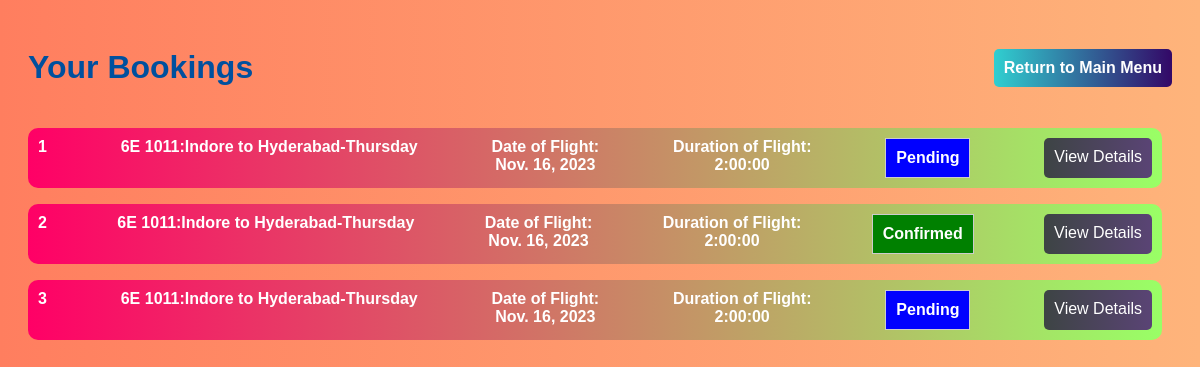
The page /booki/ (signed in) on the database its author committed.
### app/models.py (models this page shows, shortened)
class Ticket(models.Model):
    user = models.ForeignKey(User,on_delete=models.CASCADE,related_name="bookings", blank=True, null=True)
    ref_no = models.CharField(max_length=6, unique=True)
    passengers = models.JSONField(blank=True, null=True)
    flight = models.ForeignKey(flight, on_delete=models.CASCADE, related_name="tickets", blank=True, null=True)
    flight_ddate = models.DateField(blank=True, null=True)
    flight_adate = models.DateField(blank=True, null=True)
    duration = models.DurationField(blank=True, null=True)
    flight_fare = models.FloatField(blank=True,null=True)
    other_charges = models.FloatField(blank=True,null=True)
    total_fare = models.FloatField(blank=True, null=True)
    booking_date = models.DateTimeField(default=datetime.now)
    mobile = models.CharField(max_length=20,blank=True)
    email = models.EmailField(max_length=45, blank=True)
    status = models.CharField(max_length=45, choices=TICKET_STATUS)

class flight(models.Model):
    flight_id=models.CharField(max_length=100)
    origin=models.CharField(max_length=100)
    destination=models.CharField(max_length=100)
    starttime=models.TimeField(auto_now=False,auto_now_add=False)
    endtime=models.TimeField(auto_now=False,auto_now_add=False)
    economy_price=models.FloatField(max_length=100,null=True)
    bussiness_price=models.FloatField(max_length=100,null=True)
    firstclass_price=models.FloatField(max_length=100,null=True)
    day=models.CharField(max_length=100)
    def __str__(self):
        return f"{self.flight_id}:{self.origin} to {self.destination}-{self.day}"

### app/views.py (the view)
# urls.py: path('booki/', views.booki, name='booki'),
def booki(request):
    if request.user.is_authenticated:
        tickets = Ticket.objects.filter(user=request.user)
        return render(request, 'booki.html', {'tickets': tickets})
    else:
        return HttpResponseRedirect(reverse('login'))

### app/templates/booki.html (shortened to what this page needs)
<!DOCTYPE html>
<html lang="en">
<head>
</head>
<body>
    <div class="header">
        <h1>Your Bookings</h1>
        <a href="{% url 'home' %}" class="return-btn">Return to Main Menu</a>
    </div>
    {% if tickets %}
            {% for ticket in tickets reversed %}
            <ul >
                <li >
                    <strong>{{ forloop.counter }}</strong> <br>
                    <strong>{{ ticket.flight }}</strong> <br>
                    <strong>Date of Flight:<br>{{ ticket.flight_ddate }}</strong> <br>
                    <strong>Duration of Flight:<br>{{ ticket.duration }}</strong> <br>
                    <strong style="border: 1px solid #ccc; padding: 10px; background-color: {% if ticket.status == 'Confirmed' %}green{% elif ticket.status == 'Cancelled' %}red {% elif ticket.status == 'Pending' %}blue{% endif %};">{{ ticket.status }}</strong> <br>
                    <a href="{% url 'ticket_detail' ticket.id %}" class="btn">View Details</a>
                </li>
            </ul>
            {% endfor %}
    {% else %}
        <p>No bookings found.</p>
    {% endif %}
</body>
</html>

### app/templates/booki.html (style rules this page uses)
body { background: linear-gradient(to right, #ff7e5f, #feb47b); color: #fff; font-family: 'Arial', sans-serif; text-align: center; padding: 20px; }
h1 { color: #00509e; }
ul { list-style: none; padding: 0; }
li { background: linear-gradient(to right, #f06, #9f6); border-radius: 10px; padding: 10px; margin: 10px 0; text-align: center; display:block; display:flex; justify-content: space-between; margin-right: 10px; }
a { color: #fff; text-decoration: none; background: linear-gradient(to right, #3d4444, #5a4475); padding: 10px; border-radius: 5px; display: inline-block; }
.header { margin-bottom: 20px; display: flex; justify-content: space-between; align-items: center; }
.return-btn { background: linear-gradient(to right, #30cfd0, #330867); padding: 10px; border-radius: 5px; color: #fff; text-decoration: none; display: inline-block; font-weight: bold; }

### rows shown on the page
Ticket: flight "6E 1011:Indore to Hyderabad-Thursday", flight_ddate "Nov. 16, 2023", duration "2:00:00", status "Pending"
Ticket: flight "6E 1011:Indore to Hyderabad-Thursday", flight_ddate "Nov. 16, 2023", duration "2:00:00", status "Confirmed"
Ticket: flight "6E 1011:Indore to Hyderabad-Thursday", flight_ddate "Nov. 16, 2023", duration "2:00:00", status "Pending"
